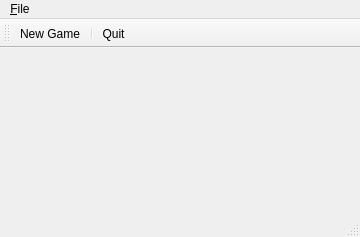
<?xml version="1.0" encoding="UTF-8"?>
<ui version="4.0">
 <class>MainWindow</class>
 <widget class="QMainWindow" name="MainWindow">
  <property name="geometry">
   <rect>
    <x>0</x>
    <y>0</y>
    <width>360</width>
    <height>237</height>
   </rect>
  </property>
  <property name="windowTitle">
   <string>MainWindow</string>
  </property>
  <widget class="QWidget" name="centralwidget"/>
  <widget class="QMenuBar" name="menubar">
   <property name="geometry">
    <rect>
     <x>0</x>
     <y>0</y>
     <width>360</width>
     <height>19</height>
    </rect>
   </property>
   <widget class="QMenu" name="menu_File">
    <property name="title">
     <string>&amp;File</string>
    </property>
    <addaction name="actionNewGame"/>
    <addaction name="separator"/>
    <addaction name="actionQuit"/>
   </widget>
   <addaction name="menu_File"/>
  </widget>
  <widget class="QStatusBar" name="statusbar"/>
  <widget class="QToolBar" name="toolBar">
   <property name="windowTitle">
    <string>toolBar</string>
   </property>
   <attribute name="toolBarArea">
    <enum>TopToolBarArea</enum>
   </attribute>
   <attribute name="toolBarBreak">
    <bool>false</bool>
   </attribute>
   <addaction name="actionNewGame"/>
   <addaction name="separator"/>
   <addaction name="actionQuit"/>
  </widget>
  <action name="actionNewGame">
   <property name="icon">
    <iconset resource="resources.qrc">
     <normaloff>:/newgame.png</normaloff>:/newgame.png</iconset>
   </property>
   <property name="text">
    <string>New Game</string>
   </property>
   <property name="toolTip">
    <string>Start new game</string>
   </property>
   <property name="shortcut">
    <string>Ctrl+N</string>
   </property>
  </action>
  <action name="actionQuit">
   <property name="icon">
    <iconset resource="resources.qrc">
     <normaloff>:/application-exit.png</normaloff>:/application-exit.png</iconset>
   </property>
   <property name="text">
    <string>Quit</string>
   </property>
   <property name="toolTip">
    <string>Exit the program</string>
   </property>
   <property name="shortcut">
    <string>Ctrl+Q</string>
   </property>
  </action>
 </widget>
 <resources>
  <include location="resources.qrc"/>
 </resources>
 <connections/>
</ui>
